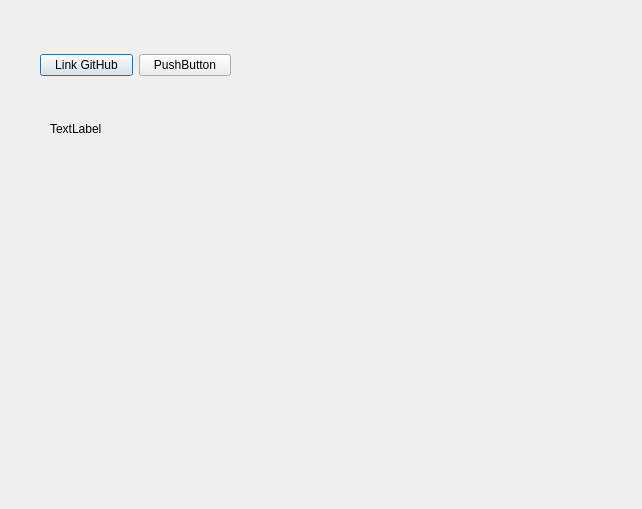
<?xml version="1.0" encoding="UTF-8"?>
<ui version="4.0">
 <class>janelaterciaria</class>
 <widget class="QDialog" name="janelaterciaria">
  <property name="geometry">
   <rect>
    <x>0</x>
    <y>0</y>
    <width>642</width>
    <height>509</height>
   </rect>
  </property>
  <property name="windowTitle">
   <string>Dialog</string>
  </property>
  <widget class="QWidget" name="layoutWidget">
   <property name="geometry">
    <rect>
     <x>40</x>
     <y>50</y>
     <width>191</width>
     <height>31</height>
    </rect>
   </property>
   <layout class="QHBoxLayout" name="horizontalLayout">
    <item>
     <widget class="QPushButton" name="btn_link">
      <property name="text">
       <string>Link GitHub</string>
      </property>
     </widget>
    </item>
    <item>
     <widget class="QPushButton" name="pushButton">
      <property name="text">
       <string>PushButton</string>
      </property>
     </widget>
    </item>
   </layout>
  </widget>
  <widget class="QLabel" name="label">
   <property name="geometry">
    <rect>
     <x>50</x>
     <y>120</y>
     <width>441</width>
     <height>18</height>
    </rect>
   </property>
   <property name="text">
    <string>TextLabel</string>
   </property>
  </widget>
 </widget>
 <resources/>
 <connections/>
</ui>
